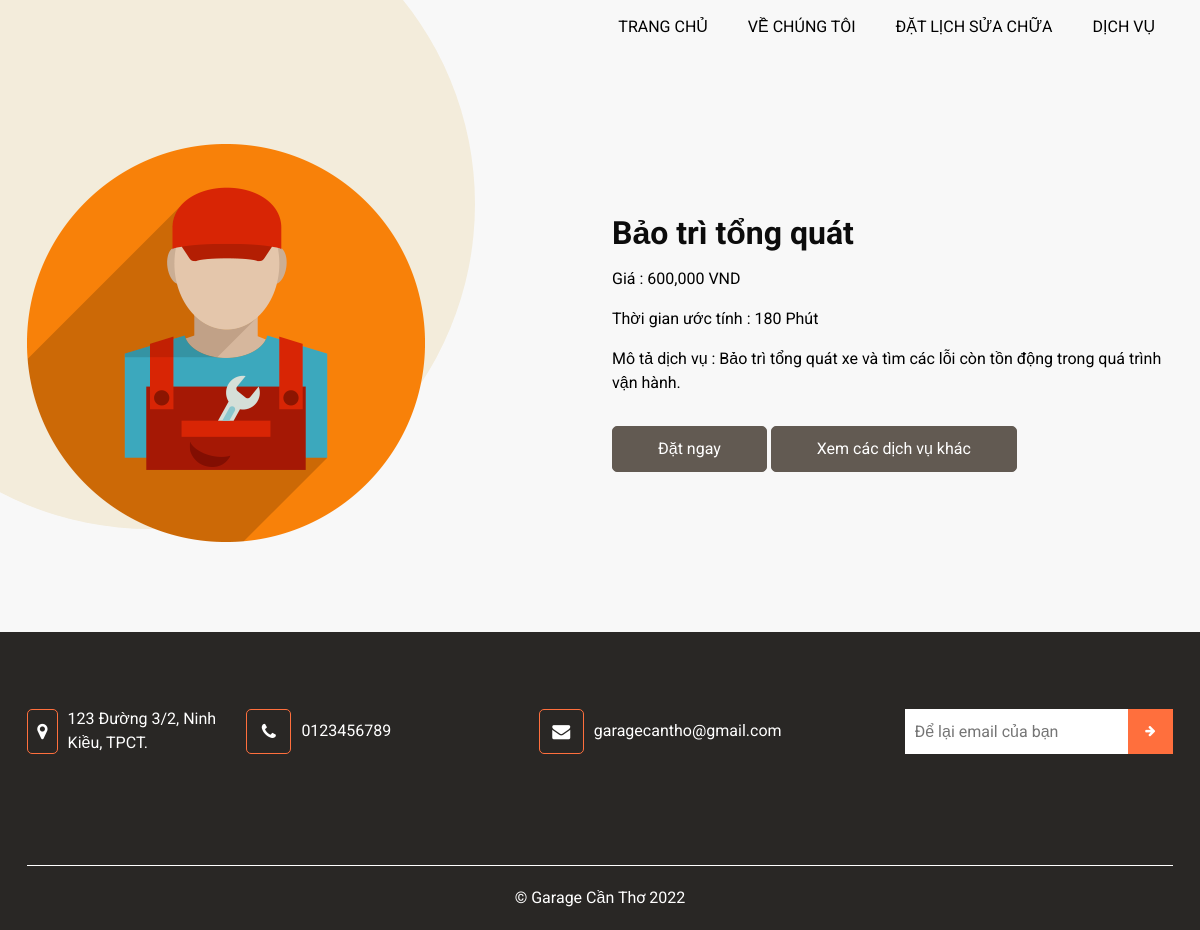
Page /service/2/ on the committed database.
### garage/models.py (models this page shows, shortened)
class Service(models.Model):
    name = models.CharField(max_length=255, blank=True, verbose_name='Tên Dịch Vụ')
    price = models.CharField(max_length=255, blank=True , verbose_name='Giá (VND)')
    time_todo = models.CharField(max_length=255, blank=True , verbose_name='Thời gian (phút)')
    description = models.TextField(max_length=255, blank=True, null=True, verbose_name='Mô tả')
    image = models.ImageField(max_length=255, blank=True)
    created_at = models.DateTimeField(auto_now_add=True)
    class Meta:
        verbose_name_plural  = 'Quản Lý Dịch Vụ '

### garage/views.py (the view)
# urls.py: path('service/<int:pk>/', ServiceDetail.as_view(), name='service'),
class ServiceDetail(DetailView):
    model = Service
    context_object_name = 'service'

### garage/templates/garage/service_detail.html
{% extends 'garage/partials/main.html' %} {% block content %}
<section class="about_section layout_padding">
  <div class="container">
    <div class="row">
      <div class="col-md-6">
        <div class="img-box">
          <img src="{{service.image.url}}" alt="" />
        </div>
      </div>
      <div class="col-md-6">
        <div class="detail-box">
          <div class="heading_container">
            <h2>{{service.name}}</h2>
          </div>
          <p style="color: black">Giá : <span>{{service.price}} VND</span></p>
          <p style="color: black">
            Thời gian ước tính : <span>{{service.time_todo}} Phút</span>
          </p>
          <p style="color: black">
            Mô tả dịch vụ : <span>{{service.description}} </span>
          </p>
          <a href="{% url 'booking' %}">Đặt ngay</a>
          <a href="{% url 'homepage' %}#services">Xem các dịch vụ khác</a>
        </div>
      </div>
    </div>
  </div>
</section>
{% endblock content %}

### static/css/style.css (style rules this page uses)
html { overflow-x: hidden; }
body { font-family: "Roboto", sans-serif; color: #0c0c0c; background-color: #f8f8f8; overflow-x: hidden; }
section { max-width: 1400px; margin: auto; }
.layout_padding { padding: 90px 0; }
.heading_container { display: -webkit-box; display: -ms-flexbox; display: flex; -webkit-box-orient: vertical; -webkit-box-direction: normal; -ms-flex-direction: column; flex-direction: column; -webkit-box-align: start; -ms-flex-align: start; align-items: flex-start; }
.heading_container h2 { position: relative; font-weight: bold; margin: 0; }
a, a:hover, a:focus { text-decoration: none; }
.about_section { position: relative; }
.about_section::before { content: ""; position: absolute; top: 150px; left: 150px; width: 650px; height: 650px; -webkit-transform: translate(-50%, -50%); transform: translate(-50%, -50%); background-color: #f3ecdb; border-radius: 100%; z-index: -1; }
.about_section .row { -webkit-box-align: center; -ms-flex-align: center; align-items: center; }
.about_section .img-box img { max-width: 100%; }
.about_section .detail-box p { color: #999; margin-top: 15px; }
.about_section .detail-box a { display: inline-block; padding: 10px 45px; background-color: #625a52; color: #ffffff; border-radius: 5px; border: 1px solid #625a52; -webkit-transition: all 0.3s; transition: all 0.3s; margin-top: 15px; }

### static/css/responsive.css (style rules this page uses)
@media (min-width: 1200px) { .container { max-width: 1170px; } }

### rows in the picture
Service: image (picture), name "Bảo trì tổng quát", price "600,000", time_todo "180", description "Bảo trì tổng quát xe và tìm các lỗi còn tồn động trong quá trình vận hành."
